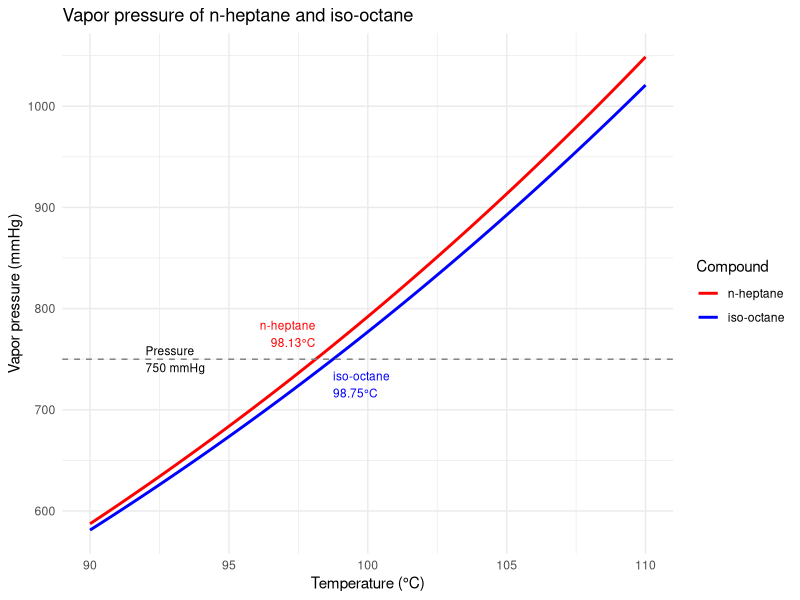

R code for this plot:
library(tidyverse)

# input values
t_head_c <- 100
t_pot_c <- 100.6
isooctane_head <- 45.8
isooctane_pot <- 56.1
p_atmos <- 750

KelvinOffset <- 273.15
Pressure <- c(
    Pa = 1.0,
    atm = 9.8692e-6,
    psi = 0.000145038,
    mmHg = 0.0075,
    kPa = 1e-3,
    hPa = 1e-2,
    mbar = 1e-2,
    bar = 1e-5
)

Antoine <- list(
    nheptane = c(154.62, -8793.1, -21.684, 0.023916, 1, 100.21),
    isooctane = c(120.81, -7550, -16.111, 0.017099, 1, 114.23)
)

print_antoine <- function(molecule) {
    symbols <- c("α", "β", "γ", "δ", "ε", "M")
    params <- Antoine[[molecule]]
    paste0(symbols, " = ", params, collapse = "; ")
}

kelvin <- function(T) T + KelvinOffset

vapor <- function(t, params, unit = "mmHg") {
    α <- params[1]
    β <- params[2]
    γ <- params[3]
    δ <- params[4]
    ε <- params[5]
    exp(α + β / t + γ * log(t) + δ * t^ε) * Pressure[[unit]]
}

mole_fraction <- function(wt_fraction, Mw) {
    mole1 <- wt_fraction / Mw[1]
    mole2 <- (100 - wt_fraction) / Mw[2]
    100 * mole1 / (mole1 + mole2)
}

alpha_head <- vapor(kelvin(t_head_c), Antoine$nheptane) /
    vapor(kelvin(t_head_c), Antoine$isooctane)
alpha_pot <- vapor(kelvin(t_pot_c), Antoine$nheptane) /
    vapor(kelvin(t_pot_c), Antoine$isooctane)
alpha_vol <- sqrt(alpha_head * alpha_pot)

Mw <- c(Antoine$isooctane[6], Antoine$nheptane[6])
isooctane_head_mole <- mole_fraction(isooctane_head, Mw)
isooctane_pot_mole <- mole_fraction(isooctane_pot, Mw)

plates <- -1 + log((100 - isooctane_head_mole) / (100 - isooctane_pot_mole) *
    isooctane_pot_mole / isooctane_head_mole) / log(alpha_vol)
plate_out <- round(plates, 2)

cat("Plate count:", plate_out, "\n")

nhep <- print_antoine("nheptane")
isooct <- print_antoine("isooctane")

cat("n-heptane Antoine params:", nhep, "\n")
cat("iso-octane Antoine params:", isooct, "\n")

temp_range <- seq(90, 110, by = 0.01)
heptane_vp <- vapor(kelvin(temp_range), Antoine$nheptane)
isooctane_vp <- vapor(kelvin(temp_range), Antoine$isooctane)

h <- temp_range[which(heptane_vp > p_atmos)[1]]
o <- temp_range[which(isooctane_vp > p_atmos)[1]]

plot_data <- tibble(
    temperature = temp_range,
    heptane = heptane_vp,
    isooctane = isooctane_vp
) %>%
    pivot_longer(c(heptane, isooctane), names_to = "compound", values_to = "pressure")

plot_data %>%
    ggplot(aes(x = temperature, y = pressure, color = compound)) +
    geom_line(size = 1) +
    geom_hline(yintercept = p_atmos, linetype = "dashed", color = "gray50") +
    annotate("text",
        x = 92, y = p_atmos, label = paste0("Pressure\n", p_atmos, " mmHg"),
        hjust = 0, size = 3
    ) +
    annotate("text",
        x = h, y = p_atmos + 25,
        label = paste0("n-heptane\n", h, "°C"), color = "red", hjust = 1, size = 3
    ) +
    annotate("text",
        x = o, y = p_atmos - 25,
        label = paste0("iso-octane\n", o, "°C"), color = "blue", hjust = 0, size = 3
    ) +
    scale_color_manual(
        values = c(heptane = "red", isooctane = "blue"),
        labels = c(heptane = "n-heptane", isooctane = "iso-octane")
    ) +
    labs(
        title = "Vapor pressure of n-heptane and iso-octane",
        x = "Temperature (°C)",
        y = "Vapor pressure (mmHg)",
        color = "Compound"
    ) +
    theme_minimal()
